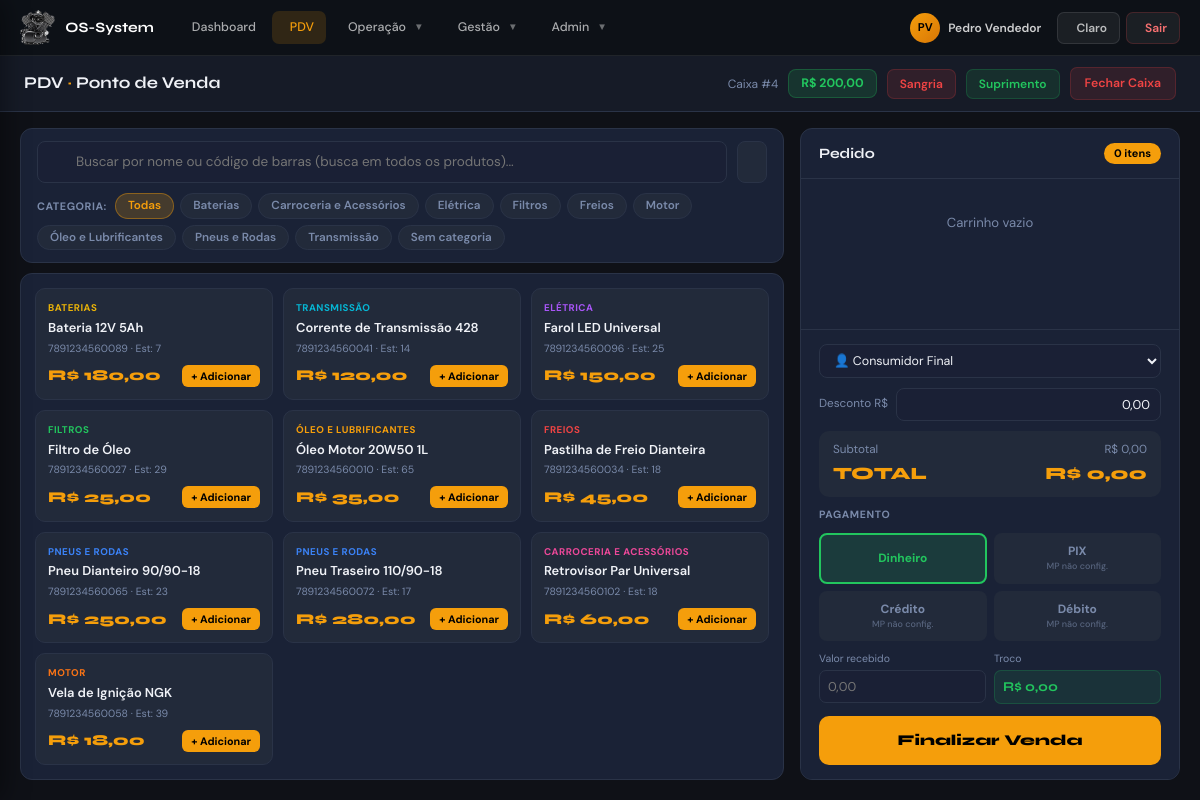
/modules/pdv/pdv.php (signed in), run on the app's committed database.
### tables this page shows
CREATE TABLE IF NOT EXISTS `caixa` (
  `id`                 INT(11) NOT NULL AUTO_INCREMENT,
  `data_abertura`      TIMESTAMP DEFAULT CURRENT_TIMESTAMP,
  `data_fechamento`    TIMESTAMP NULL DEFAULT NULL,
  `saldo_inicial`      DECIMAL(10,2) NOT NULL DEFAULT 0.00,
  `saldo_final`        DECIMAL(10,2) DEFAULT NULL,
  `total_vendas`       DECIMAL(10,2) DEFAULT 0.00,
  `total_sangrias`     DECIMAL(10,2) DEFAULT 0.00,
  `total_suprimentos`  DECIMAL(10,2) DEFAULT 0.00,
  `status`             ENUM('aberto','fechado') DEFAULT 'aberto',
  `usuario_abertura`   INT(11) DEFAULT NULL,
  `usuario_fechamento` INT(11) DEFAULT NULL,
  `created_by`         INT(11) DEFAULT NULL,
  PRIMARY KEY (`id`)
);

CREATE TABLE IF NOT EXISTS `categorias_produtos` (
  `id`        INT(11) NOT NULL AUTO_INCREMENT,
  `nome`      VARCHAR(100) NOT NULL,
  `descricao` VARCHAR(255) DEFAULT NULL,
  `cor`       VARCHAR(7)   DEFAULT '#f59e0b' COMMENT 'Hex color for UI badge',
  `ativo`     TINYINT(1)   NOT NULL DEFAULT 1,
  `created_at` TIMESTAMP   DEFAULT CURRENT_TIMESTAMP,
  PRIMARY KEY (`id`)
);

CREATE TABLE IF NOT EXISTS `produtos` (
  `id`            INT(11) NOT NULL AUTO_INCREMENT,
  `codigo_barras` VARCHAR(50) DEFAULT NULL,
  `nome`          VARCHAR(100) NOT NULL,
  `descricao`     TEXT DEFAULT NULL,
  `preco_compra`  DECIMAL(10,2) DEFAULT NULL,
  `preco_venda`   DECIMAL(10,2) NOT NULL DEFAULT 0.00,
  `estoque_atual` DECIMAL(10,3) DEFAULT 0.000,
  `estoque_minimo` INT(11) DEFAULT 5,
  `unidade`       VARCHAR(5) DEFAULT 'UN',
  `categoria_id`  INT(11) DEFAULT NULL,
  `exibir_pdv`    TINYINT(1) NOT NULL DEFAULT 1,
  `ncm`           VARCHAR(10) DEFAULT NULL,
  `localizacao`   VARCHAR(50) DEFAULT NULL,
  `ativo`         TINYINT(1) NOT NULL DEFAULT 1,
  `created_at`    TIMESTAMP DEFAULT CURRENT_TIMESTAMP,
  PRIMARY KEY (`id`),
  KEY `idx_codigo_barras` (`codigo_barras`(50)),
  KEY `idx_nome_produto`  (`nome`(50)),
  KEY `idx_categoria`     (`categoria_id`),
  KEY `idx_pdv`           (`exibir_pdv`, `ativo`)
);

### modules/pdv/pdv.php (the view, shortened to what the rows shown need)
<?php
require_once '../../config/config.php';
$query = "SELECT * FROM caixa WHERE status = 'aberto' ORDER BY id DESC LIMIT 1";
$caixa_atual = $db->query($query)->fetch(PDO::FETCH_ASSOC);
try {
    $todos_produtos = $db->query(
        "SELECT p.id, p.nome, p.codigo_barras, p.preco_venda, p.estoque_atual,
                COALESCE(p.categoria_id, 0) as categoria_id,
                COALESCE(p.exibir_pdv, 1) as exibir_pdv,
                COALESCE(c.nome,'') as categoria_nome,
                COALESCE(c.cor,'#94a3b8') as categoria_cor
         FROM produtos p
         LEFT JOIN categorias_produtos c ON c.id = p.categoria_id
         WHERE p.ativo = 1
         ORDER BY p.nome"
    )->fetchAll(PDO::FETCH_ASSOC);
} catch (PDOException $e) {
    $todos_produtos = $db->query(
        "SELECT id, nome, codigo_barras, preco_venda, estoque_atual,
                0 as categoria_id, 1 as exibir_pdv,
                '' as categoria_nome, '#94a3b8' as categoria_cor
         FROM produtos
         ORDER BY nome"
    )->fetchAll(PDO::FETCH_ASSOC);
}
$produtos_pdv = array_filter($todos_produtos, fn($p) => (int)$p['exibir_pdv'] !== 0 && $p['estoque_atual'] > 0);
try {
    $categorias = $db->query(
        "SELECT DISTINCT c.id, c.nome, c.cor
         FROM categorias_produtos c
         INNER JOIN produtos p ON p.categoria_id = c.id
         WHERE c.ativo = 1
         ORDER BY c.nome"
    )->fetchAll(PDO::FETCH_ASSOC);
} catch (PDOException $e) {
    $categorias = [];
}
$saldo    = $caixa_atual ? ($caixa_atual['saldo_inicial'] + $caixa_atual['total_vendas']) : 0;
?>
<?php include '../../includes/sidebar.php'; ?>
<header class="os-topbar" style="padding:10px 24px">
  <div class="topbar-actions">
    <span style="font-size:.8rem;color:var(--text-muted)">Caixa #<?= $caixa_atual['id'] ?></span>
    <span style="background:rgba(34,197,94,.15);color:#22c55e;border:1px solid rgba(34,197,94,.25);border-radius:8px;padding:4px 12px;font-size:.82rem;font-weight:700">
      R$ <?= number_format($saldo,2,',','.') ?>
    </span>
    <button onclick="abrirMovCaixa('sangria')" style="background:rgba(239,68,68,.12);color:#ef4444;border:1px solid rgba(239,68,68,.2);border-radius:7px;padding:5px 12px;font-size:.8rem;font-weight:600;cursor:pointer">
      <i class="ph-bold ph-arrow-down"></i> Sangria
    </button>
    <button onclick="abrirMovCaixa('suprimento')" style="background:rgba(34,197,94,.12);color:#22c55e;border:1px solid rgba(34,197,94,.2);border-radius:7px;padding:5px 12px;font-size:.8rem;font-weight:600;cursor:pointer">
      <i class="ph-bold ph-arrow-up"></i> Suprimento
    </button>
    <a href="fechar_caixa.php" style="background:rgba(239,68,68,.12);color:#ef4444;border:1px solid rgba(239,68,68,.2);border-radius:7px;padding:6px 14px;font-size:.82rem;font-weight:600;text-decoration:none">
      <i class="ph-bold ph-lock"></i> Fechar Caixa
    </a>
  </div>
</header>
<main class="os-content" style="padding:16px 20px;height:calc(100vh - 112px);overflow:hidden">
<div style="display:grid;grid-template-columns:1fr 380px;gap:16px;height:100%">
  <div style="display:flex;flex-direction:column;gap:10px;overflow:hidden;min-height:0">
    <div style="background:var(--bg-card);border:1px solid var(--border);border-radius:12px;padding:12px 16px;flex-shrink:0">
      <div style="display:flex;gap:6px;flex-wrap:wrap;align-items:center">
        <span style="font-size:.72rem;font-weight:700;color:var(--text-muted);text-transform:uppercase;letter-spacing:.05em;margin-right:2px">Categoria:</span>
        <button class="btn-cat active" data-cat="0"
                style="background:rgba(245,158,11,.2);color:var(--accent);border:1px solid rgba(245,158,11,.4);border-radius:20px;padding:3px 12px;font-size:.78rem;font-weight:600;cursor:pointer;transition:all .15s"
                onclick="filtrarCategoria(0, this)">
          Todas
        </button>
        <?php foreach ($categorias as $cat): ?>
        <button class="btn-cat" data-cat="<?= $cat['id'] ?>"
                style="background:var(--bg-card2);color:var(--text-muted);border:1px solid var(--border);border-radius:20px;padding:3px 12px;font-size:.78rem;font-weight:600;cursor:pointer;transition:all .15s"
                onclick="filtrarCategoria(<?= $cat['id'] ?>, this)">
          <?= htmlspecialchars($cat['nome']) ?>
        </button>
        <?php endforeach; ?>
        <button class="btn-cat" data-cat="-1"
                style="background:var(--bg-card2);color:var(--text-muted);border:1px solid var(--border);border-radius:20px;padding:3px 12px;font-size:.78rem;font-weight:600;cursor:pointer;transition:all .15s"
                onclick="filtrarCategoria(-1, this)">
          Sem categoria
        </button>
      </div>
    </div>
    <div style="flex:1;overflow-y:auto;background:var(--bg-card);border:1px solid var(--border);border-radius:12px;padding:14px;min-height:0" id="gridWrapper">
      <div id="listaProdutos" style="display:grid;grid-template-columns:repeat(auto-fill,minmax(190px,1fr));gap:10px">
        <?php foreach ($produtos_pdv as $p): ?>
        <div class="produto-card-pdv"
             data-id="<?= $p['id'] ?>"
             data-nome="<?= strtolower(htmlspecialchars($p['nome'])) ?>"
             data-cod="<?= htmlspecialchars($p['codigo_barras'] ?? '') ?>"
             data-cat="<?= (int)$p['categoria_id'] ?>"
             data-preco="<?= (float)$p['preco_venda'] ?>"
             data-estoque="<?= (float)$p['estoque_atual'] ?>"
             style="background:var(--bg-card2);border:1px solid var(--border);border-radius:10px;padding:12px;cursor:pointer;transition:all .18s;user-select:none"
             onclick="adicionarAoCarrinho(<?= $p['id'] ?>, '<?= addslashes(htmlspecialchars($p['nome'], ENT_QUOTES)) ?>', <?= (float)$p['preco_venda'] ?>)"
             onmouseenter="this.style.borderColor='var(--accent)';this.style.transform='translateY(-2px)';this.style.boxShadow='0 4px 16px rgba(245,158,11,.15)'"
             onmouseleave="this.style.borderColor='var(--border)';this.style.transform='';this.style.boxShadow=''">
          <?php if ($p['categoria_nome']): ?>
          <div style="font-size:.65rem;font-weight:700;color:<?= htmlspecialchars($p['categoria_cor']) ?>;text-transform:uppercase;letter-spacing:.05em;margin-bottom:4px">
            <?= htmlspecialchars($p['categoria_nome']) ?>
          </div>
          <?php endif; ?>
          <div style="font-weight:600;font-size:.86rem;color:var(--text);margin-bottom:4px;line-height:1.3;overflow:hidden;display:-webkit-box;-webkit-line-clamp:2;-webkit-box-orient:vertical"><?= htmlspecialchars($p['nome']) ?></div>
          <div style="font-size:.7rem;color:var(--text-muted);margin-bottom:8px">
            <?= $p['codigo_barras'] ? htmlspecialchars($p['codigo_barras']) : '—' ?> ·
            <span class="prod-estoque-info" data-id="<?= $p['id'] ?>">Est: <?= number_format($p['estoque_atual'],0) ?></span>
          </div>
          <div style="display:flex;align-items:center;justify-content:space-between">
            <span style="font-family:'Syne',sans-serif;font-size:1rem;font-weight:800;color:var(--accent)">
              R$ <?= number_format($p['preco_venda'],2,',','.') ?>
            </span>
            <span style="background:var(--accent);color:#000;border-radius:6px;padding:3px 9px;font-size:.72rem;font-weight:700;pointer-events:none">
              + Adicionar
            </span>
          </div>
        </div>
        <?php endforeach; ?>
      </div>
    </div>
  </div>
</div>
</main>
<?php include '../../includes/footer.php'; ?>

### data on the page
caixa: id "4", saldo "200,00"
categorias_produtos: nome "Baterias"
categorias_produtos: nome "Carroceria e Acessórios"
categorias_produtos: nome "Elétrica"
categorias_produtos: nome "Filtros"
categorias_produtos: nome "Freios"
categorias_produtos: nome "Motor"
categorias_produtos: nome "Óleo e Lubrificantes"
categorias_produtos: nome "Pneus e Rodas"
categorias_produtos: nome "Transmissão"
produtos: categoria_nome "BATERIAS", nome "Bateria 12V 5Ah", codigo_barras "7891234560089", estoque_atual "7", preco_venda "180,00"
produtos: categoria_nome "TRANSMISSÃO", nome "Corrente de Transmissão 428", codigo_barras "7891234560041", estoque_atual "14", preco_venda "120,00"
produtos: categoria_nome "ELÉTRICA", nome "Farol LED Universal", codigo_barras "7891234560096", estoque_atual "25", preco_venda "150,00"
produtos: categoria_nome "FILTROS", nome "Filtro de Óleo", codigo_barras "7891234560027", estoque_atual "29", preco_venda "25,00"
produtos: categoria_nome "ÓLEO E LUBRIFICANTES", nome "Óleo Motor 20W50 1L", codigo_barras "7891234560010", estoque_atual "65", preco_venda "35,00"
produtos: categoria_nome "FREIOS", nome "Pastilha de Freio Dianteira", codigo_barras "7891234560034", estoque_atual "18", preco_venda "45,00"
produtos: categoria_nome "PNEUS E RODAS", nome "Pneu Dianteiro 90/90-18", codigo_barras "7891234560065", estoque_atual "23", preco_venda "250,00"
produtos: categoria_nome "PNEUS E RODAS", nome "Pneu Traseiro 110/90-18", codigo_barras "7891234560072", estoque_atual "17", preco_venda "280,00"
produtos: categoria_nome "CARROCERIA E ACESSÓRIOS", nome "Retrovisor Par Universal", codigo_barras "7891234560102", estoque_atual "18", preco_venda "60,00"
produtos: categoria_nome "MOTOR", nome "Vela de Ignição NGK", codigo_barras "7891234560058", estoque_atual "39", preco_venda "18,00"

### other printed values
$_sistemaConfig['nome_sistema'] "OS-System"
$iniciais "PV"
$usuario['nome'] "Pedro Vendedor"
